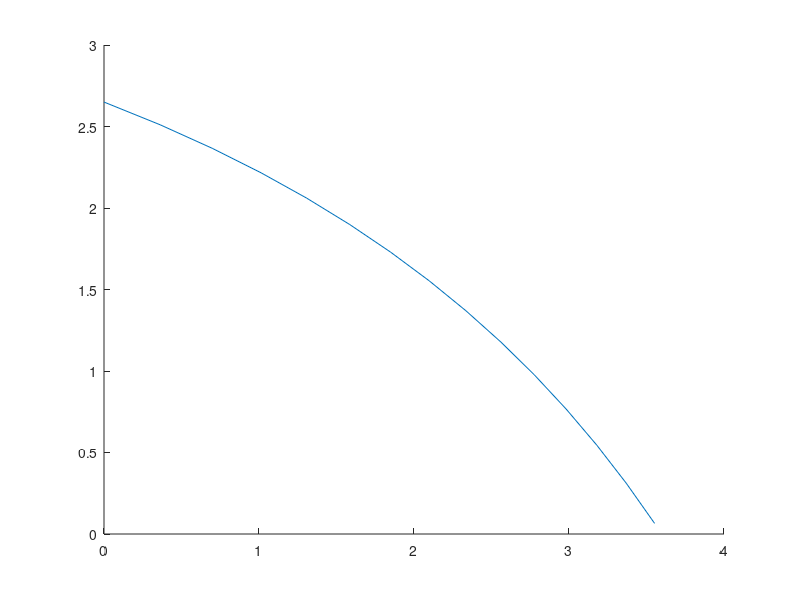

This figure's MATLAB source:
%% eqn for horizontal distance

Vi = 40; % Vi = initial velocity, m/s
Angle = -20; % Angle = initial angle, deg

Vxi = Vi * cos(deg2rad(Angle)); % Vxi = initial horizontal velocity
Vyi = Vi * sin(deg2rad(Angle)); % Vyi = initial vertical velocity

Vt = 6.86; % Vt = terminal velocity, m/s

g = 9.81; % g = gravitational acceleration, m/s^2

t = 0:0.01:10;

lnint = (Vxi * g * t + (Vt^2))/(Vt^2);
x = ((Vt^2)/g)*log(lnint);

%% eqn for horizontal distance
lnint = sin(((g*t)/Vt)+atan(Vt/Vyi))/sin(atan(Vt/Vyi));
y = ((Vt^2)/g)*log(lnint);

y = y + 2.65;

%% cut to y > 0

for i = 1:length(y)
    if y(i) < 0
       finalIndex = i - 1;
       break;
    end
end

hold on;
plot(x(1:finalIndex),y(1:finalIndex));

